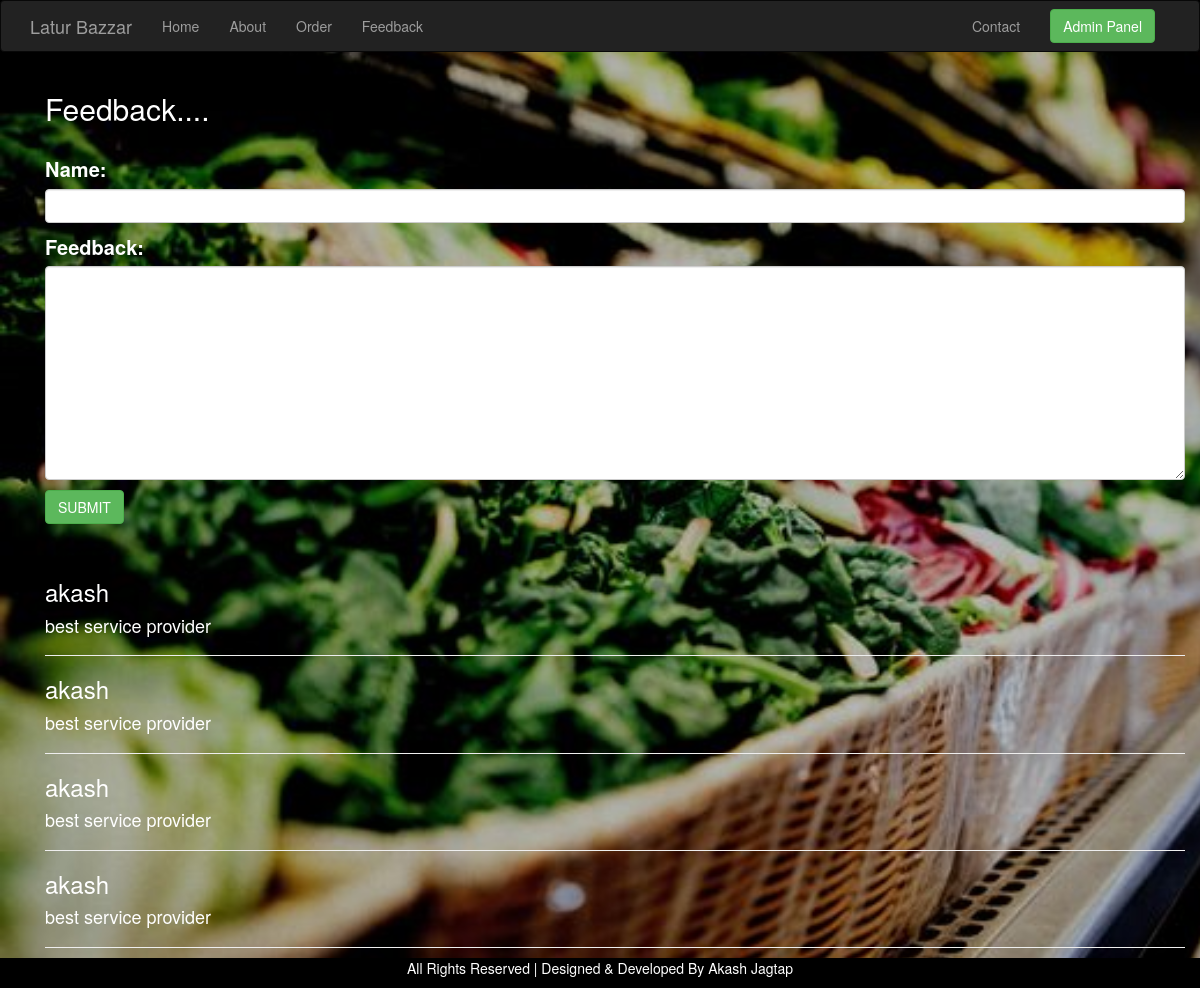
Screenshot of /feedback with the database file from the repository.
### testapp/models.py (models this page shows)
class feedback(models.Model):
    name=models.CharField(max_length=50)
    feedback=models.CharField(max_length=100)

### testapp/views.py (the view)
# urls.py: path('feedback',views.feedback_views, name='feedback'),
def feedback_views(request):
    display=feedback.objects.all()
    if request.method=='POST':
        form=feedback_form(request.POST)
        if form.is_valid():
            form.save(commit=True)
    else:
        form=feedback_form()
    return render(request,'feedback.html',{'display':display,'form':form})

### testapp/forms.py
class feedback_form(forms.ModelForm):
    class Meta:
        model=feedback
        fields=['name','feedback']
        widgets={
        'name':forms.TextInput(attrs={'class':'form-control'}),
        'feedback':forms.Textarea(attrs={'class':'form-control'})
        }

### templates/feedback.html (shortened to what this page needs)
{%extends 'base.html'%}
{%load static%}
{%block body%}
<div class="container">
      <header>
        <h2 style="color:white;">Feedback....</h2>
      </header>
    </div><br>
    <div class="container">
      <div class="form-group" style="color:white;font-size:20px;">
        <form  method="post">
          {{form.as_p}}
          <input type="submit" class="btn btn-success" value="SUBMIT">
        </form>
      </div>
    </div><br>
    <div class="container" style="color:white;">
      {%if display%}
      {%for d in display%}
      <div>
        <h3>{{d.name}}</h3>
        <h4>{{d.feedback}}</h4>
      </div><hr>
      {%endfor%}
      {%else%}
      <h1>No feedback is available</h1>
      {%endif%}
    </div><br>
{%endblock%}

### static/css/base.css (style rules this page uses)
body { background-repeat:no-repeat; background-size:cover; background-attachment: fixed; background-blend-mode: darken; }

### rows the page displays
feedback: name "akash", feedback "best service provider"
feedback: name "akash", feedback "best service provider"
feedback: name "akash", feedback "best service provider"
feedback: name "akash", feedback "best service provider"
